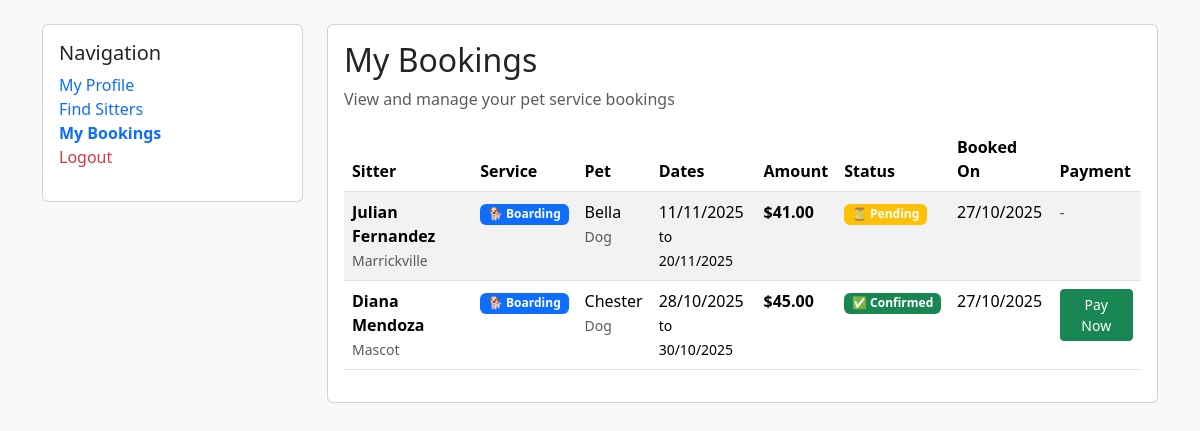
Page /owner-bookings (signed in) on the earlier database version.
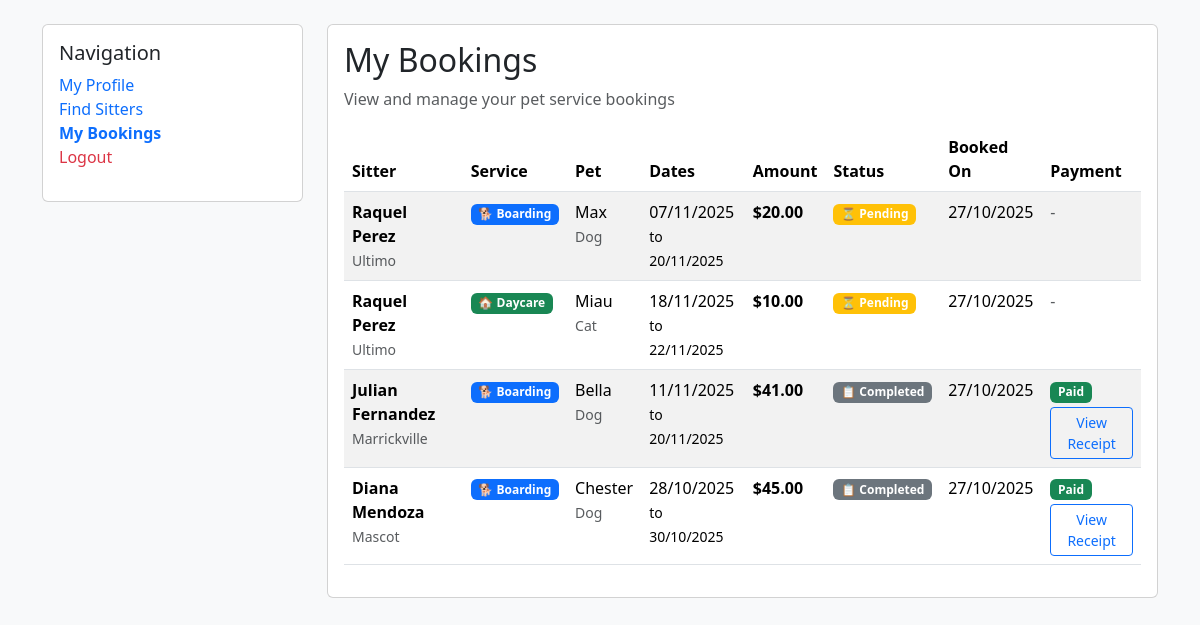
Same page on the later database version.
### database.py (models this page shows, shortened)
class Booking(db.Model):
    id = db.Column(db.Integer, primary_key=True)
    owner_id = db.Column(db.Integer, db.ForeignKey('user.id'), nullable=False)
    sitter_id = db.Column(db.Integer, db.ForeignKey('user.id'), nullable=False)
    service_id = db.Column(db.Integer, db.ForeignKey('sitter_service.id'), nullable=False)
    status = db.Column(db.Enum(BookingStatus), default=BookingStatus.pending)
    start_date = db.Column(db.Date, nullable=False)
    end_date = db.Column(db.Date, nullable=False)
    fixed_amount = db.Column(db.Float, nullable=False)
    pet_type = db.Column(db.String(100), nullable=False)
    pet_name = db.Column(db.String(100), nullable=False)
    special_instructions = db.Column(db.Text)
    created_at = db.Column(db.DateTime, default=datetime.utcnow)
    updated_at = db.Column(db.DateTime, default=datetime.utcnow, onupdate=datetime.utcnow)
    confirmed_at = db.Column(db.DateTime)
    completed_at = db.Column(db.DateTime)

class User(db.Model):
    id = db.Column(db.Integer, primary_key=True)
    email = db.Column(db.String(255), unique=True, nullable=False)
    password = db.Column(db.String(255), nullable=False)
    role = db.Column(db.Enum(Role), nullable=False, default=Role.customer)
    created_at = db.Column(db.DateTime, default=datetime.utcnow)
    first_name = db.Column(db.String(100))
    last_name = db.Column(db.String(100))
    phone = db.Column(db.String(20))
    city = db.Column(db.String(100))
    suburb = db.Column(db.String(100))
    created_at = db.Column(db.DateTime, default=datetime.utcnow)
    sitter_services = db.relationship('SitterService', backref='sitter', lazy=True)
    owner_bookings = db.relationship('Booking', foreign_keys='Booking.owner_id', backref='owner', lazy=True)
    sitter_bookings = db.relationship('Booking', foreign_keys='Booking.sitter_id', backref='sitter', lazy=True)

### main.py (the view)
@app.route("/owner-bookings")
def owner_bookings():
    owner = User.query.filter_by(email=session.get('user_email')).first()
    bookings = Booking.query.filter_by(owner_id=owner.id).order_by(Booking.created_at.desc()).all()
    return render_template("owner_bookings.html", bookings=bookings)

### templates/owner_bookings.html (shortened to what this page needs)
<!DOCTYPE html>
<html lang="en">
<head>
    <link href="https://cdn.jsdelivr.net/npm/bootstrap@5.3.2/dist/css/bootstrap.min.css" rel="stylesheet">
    <link rel="stylesheet" href="https://cdn.jsdelivr.net/npm/bootstrap-icons@1.11.1/font/bootstrap-icons.css">
</head>
<body class="bg-light">
    <div class="container mt-4">
        <div class="row">
            <div class="col-md-3">
                <div class="card">
                    <div class="card-body">
                        <h5 class="card-title">Navigation</h5>
                        <ul class="list-unstyled">
                            <li><a href="{{ url_for('owner_dashboard') }}" class="text-decoration-none">My Profile</a></li>
                            <li><a href="{{ url_for('search') }}" class="text-decoration-none">Find Sitters</a></li>
                            <li><a href="{{ url_for('owner_bookings') }}" class="text-decoration-none fw-bold">My Bookings</a></li>
                            <li><a href="{{ url_for('login') }}" class="text-decoration-none text-danger">Logout</a></li>
                        </ul>
                    </div>
                </div>
            </div>
            <div class="col-md-9">
                <div class="card">
                    <div class="card-body">
                        <h2 class="card-title">My Bookings</h2>
                        <p class="text-muted">View and manage your pet service bookings</p>
                        {% if bookings %}
                        <div class="table-responsive">
                            <table class="table table-striped">
                                <thead>
                                    <tr>
                                        <th>Sitter</th>
                                        <th>Service</th>
                                        <th>Pet</th>
                                        <th>Dates</th>
                                        <th>Amount</th>
                                        <th>Status</th>
                                        <th>Booked On</th>
                                        <th>Payment</th>
                                    </tr>
                                </thead>
                                <tbody>
                                    {% for booking in bookings %}
                                    <tr>
                                        <td>
                                            <strong>{{ booking.sitter.first_name }} {{ booking.sitter.last_name }}</strong>
                                            <br>
                                            <small class="text-muted">{{ booking.sitter.suburb }}</small>
                                        </td>
                                        <td>
                                            {% if booking.service.service_type.value == 'boarding' %}
                                                <span class="badge bg-primary">🐕 Boarding</span>
                                            {% elif booking.service.service_type.value == 'daycare' %}
                                                <span class="badge bg-success">🏠 Daycare</span>
                                            {% elif booking.service.service_type.value == 'walking' %}
                                                <span class="badge bg-info">🚶 Walking</span>
                                            {% endif %}
                                        </td>
                                        <td>
                                            {{ booking.pet_name }}<br>
                                            <small class="text-muted">{{ booking.pet_type }}</small>
                                        </td>
                                        <td>
                                            {{ booking.start_date.strftime('%d/%m/%Y') }}<br>
                                            <small>to {{ booking.end_date.strftime('%d/%m/%Y') }}</small>
                                        </td>
                                        <td><strong>${{ "%.2f"|format(booking.fixed_amount) }}</strong></td>
                                        <td>
                                            {% if booking.status.value == 'pending' %}
                                                <span class="badge bg-warning">⏳ Pending</span>
                                            {% elif booking.status.value == 'confirmed' %}
                                                <span class="badge bg-success">✅ Confirmed</span>
                                            {% elif booking.status.value == 'rejected' %}
                                                <span class="badge bg-danger">❌ Rejected</span>
                                            {% elif booking.status.value == 'completed' %}
                                                <span class="badge bg-secondary">📋 Completed</span>
                                            {% endif %}
                                        </td>
                                        <td>{{ booking.created_at.strftime('%d/%m/%Y') }}</td>
                                        <td>
                                            {% if booking.status.value == 'confirmed' %}
                                                <a href="{{ url_for('payment', booking_id=booking.id) }}" class="btn btn-success btn-sm">Pay Now</a>
                                            {% elif booking.status.value == 'completed' %}
                                                <span class="badge bg-success">Paid</span>
                                                <br>
                                                <a href="{{ url_for('confirmation', booking_id=booking.id) }}" class="btn btn-outline-primary btn-sm mt-1">View Receipt</a>
                                            {% else %}
                                                <span class="text-muted">-</span>
                                            {% endif %}
                                        </td>
                                    </tr>
                                    {% endfor %}
                                </tbody>
                            </table>
                        </div>
                        {% endif %}
                    </div>
                </div>
            </div>
        </div>
    </div>
</body>
</html>

Differences in the rows shown:
added Booking: sitter.first_name "Raquel", sitter.last_name "Perez", sitter.suburb "Ultimo", shows "🐕 Boarding", pet_name "Max", pet_type "Dog", start_date "07/11/2025", end_date "20/11/2025", fixed_amount "20.00", status "⏳ Pending", created_at "27/10/2025"
added Booking: sitter.first_name "Raquel", sitter.last_name "Perez", sitter.suburb "Ultimo", shows "🏠 Daycare", pet_name "Miau", pet_type "Cat", start_date "18/11/2025", end_date "22/11/2025", fixed_amount "10.00", status "⏳ Pending", created_at "27/10/2025"
changed Booking "Bella": status "⏳ Pending -" → "📋 Completed Paid View Receipt"
changed Booking "Chester": status "✅ Confirmed Pay Now" → "📋 Completed Paid View Receipt"
